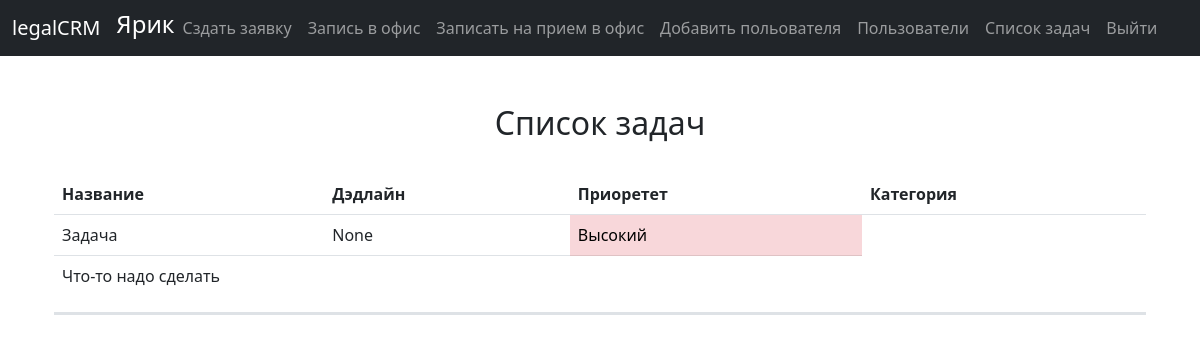
/todolist/ (signed in), run on the app's committed database.
### accounts/models.py (models this page shows)
class User(AbstractUser):
    status = models.CharField(max_length=50)

### todolist/models.py (models this page shows)
class ToDoList(models.Model):
    title = models.CharField(max_length=50)
    description = models.CharField(max_length=200)
    time = models.DateTimeField()
    made = models.BooleanField(default=False)
    priority = models.CharField(max_length=50)
    category = models.CharField(max_length=100)
    user = models.ForeignKey(User, on_delete=models.CASCADE)

### todolist/views.py (the view)
# urls.py: path('todolist/', include('todolist.urls'))
def todolist(request):
    todolist = ToDoList.objects.all()
    return render(request, "todolist.html", {'todolist':todolist})

### todolist/templates/todolist.html
{% extends "base.html" %}
{% block content %}
{% if user.is_authenticated %}
<section class="ftco-section">
		<div class="container">
			<div class="row justify-content-center">
				<div class="col-md-6 text-center mb-4">
					<h2 class="heading-section">Список задач</h2>
				</div>
			</div>
			<div class="row">
				<div class="col-md-12">
					<div class="table-wrap">
						<table class="table myaccordion" id="accordion">
						  <thead>
						    <tr>
						      <th>Название</th>
						      <th>Дэдлайн</th>
						      <th>Приоретет</th>
						      <th>Категория</th>
						    </tr>
						  </thead>
							{% for todo in todolist %}
							{% if todo.user_id == user.id %}
						  <tbody>
						    <tr data-toggle="collapse" data-target="#collapseOne" aria-expanded="true" aria-controls="collapseOne">
						      <td>{{todo.title}}</td>
						      <td>{{todo.time}}</td>
								{% if todo.priority == "Высокий" %}
								<td class="table-danger">{{todo.priority}}</td>
								{% elif todo.priority == "Средний" %}
								<td class="table-warning">{{todo.priority}}</td>
						      	{% elif todo.priority == "Низкий" %}
                                <td>{{todo.category}}</td>
								{% endif %}
						    </tr>
						    <tr>
						    	<td colspan="6" id="collapseOne"  style="border-bottom-width:3px" class="collapse show acc" data-parent="#accordion">
						    		<p>{{todo.description}}</p>
						    	</td>
						    </tr>
						  </tbody>
							{% endif %}
							{% endfor %}
						</table>
					</div>
				</div>
			</div>
		</div>
	</section>
{% endif%}
{% endblock content %}

### leads/templates/navbar.html (shortened to what this page needs)
<nav class="navbar navbar-expand-lg navbar-dark bg-dark">
    <div class="container-fluid">
      <a class="navbar-brand" href="{% url 'home' %}">legalCRM</a>
        <li class="nav-item" style=" display: flex; ">
            <h4 style="color:#fff;">{{ user.username }}</h4>
          </li>
      <div class="collapse navbar-collapse" id="navbarSupportedContent">
        <ul class="navbar-nav me-auto mb-2 mb-lg-0">
          {% if user.is_authenticated %}
          {% if user.status == "Директор КЦ" or user.status == "Администратор" %}
          <li class="nav-item">
            <a class="nav-link"  href="{% url 'add_record'%}">Сздать заявку</a>
          </li>
            <li class="nav-item">
                    <a class="nav-link"  href="{% url 'appointments'%}">Запись в офис</a>
              </li>
            <li class="nav-item">
                    <a class="nav-link"  href="{% url 'add_appointments'%}">Записать на прием в офис</a>
              </li>
          {% endif %}
          {% if user.status == "Администратор"%}
          <li class="nav-item">
              <a class="nav-link"  href="{% url 'reg'%}">Добавить польователя</a>
            </li>
            <li class="nav-item">
                <a class="nav-link"  href="{% url 'employees'%}">Пользователи</a>
            </li>
            <li class="nav-item">
                    <a class="nav-link"  href="{% url 'todolist'%}">Список задач</a>
              </li>
            {% endif %}
            {% else%}
            <li class="nav-item">
              <a class="nav-link"  href="{% url 'home'%}">Login</a>
            </li>
          {% endif %}
            <li class="nav-item">
            <a class="nav-link"  href="{% url 'logout'%}">Выйти</a>
          </li>
        </ul>
      </div>
    </div>
  </nav>

### data on the page
User: username "Ярик"
ToDoList: title "Задача", time "None", priority "Высокий", description "Что-то надо сделать"
